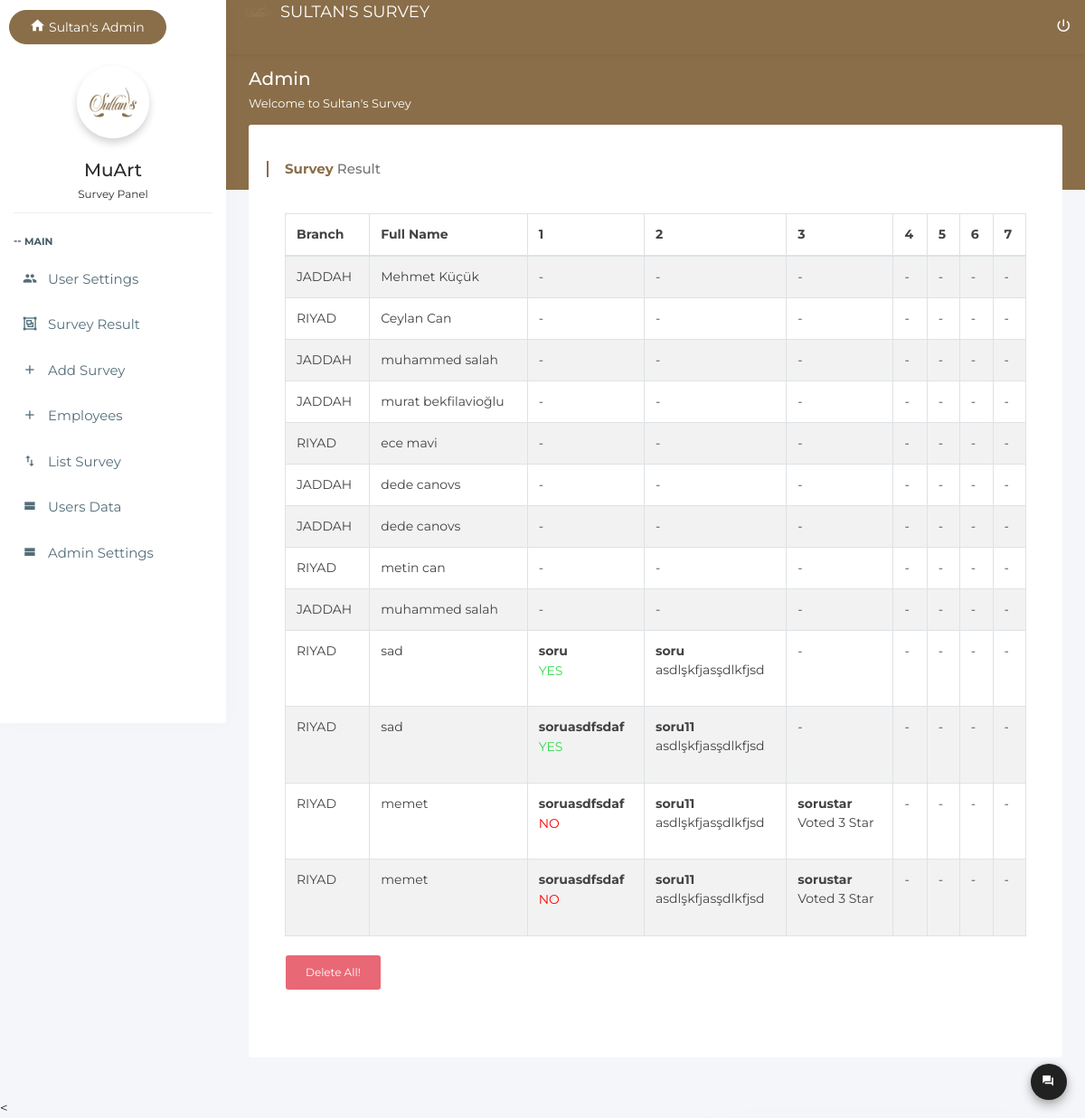
/admin/list-yes-or-no-survey.php (signed in), run on an earlier commit of the app's database.
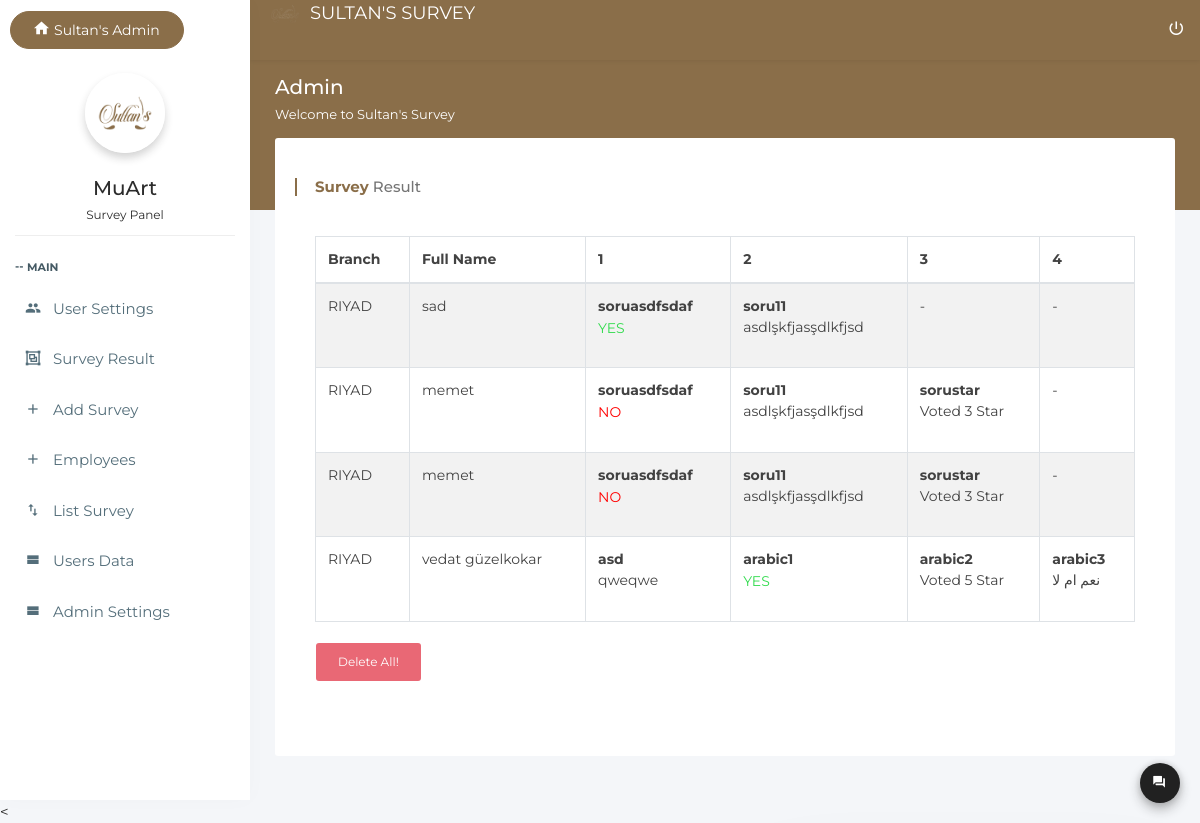
And on a later commit of the database.
### tables this page shows
CREATE TABLE `anket_sonuc` (
  `anket_yesorno_id` int(11) NOT NULL,
  `anket_yesorno_branch` varchar(250) NOT NULL,
  `anket_yesorno_fullname` varchar(500) NOT NULL,
  `anket_yesorno_country` varchar(500) NOT NULL,
  `anket_yesorno_telno` varchar(500) NOT NULL,
  `anket_yesorno_email` varchar(500) NOT NULL
);

CREATE TABLE `anket_sonuc_cevaplar` (
  `sonucID` int(11) NOT NULL,
  `soru` varchar(500) NOT NULL,
  `cevap` varchar(500) NOT NULL,
  `tip` int(11) NOT NULL,
  `aciklama` varchar(500) DEFAULT NULL
);

### utils/anketSonuc.php (the view, shortened to what this page needs)
<?php
	include_once '../settings/init.php';
	$size = 0;
	function anketSonucListele()
	{
		global $db;
		$sql = 'SELECT * FROM anket_sonuc';
		$result = $db->query($sql);
		$data = $result->fetchAll();
		renderTable($data);
	}
	function renderTable($data)
	{
		renderTD();
		foreach ($data as $key) {
			?>
			<tr onclick="window.location.href = 'anket-sonuc-detay.php?anket_id=<?php echo $key['anket_yesorno_id']; ?>'" style="cursor: pointer;">
				<td><?php echo $key['anket_yesorno_branch']; ?></td>
				<td><?php echo $key['anket_yesorno_fullname']; ?></td>
				<?php renderAnswers($key['anket_yesorno_id']);?>
				</tr>
		<?php
		}
	}
	function renderTD()
	{
		global $size;
		for($i = 0;$i<$size ; $i++){
			?>
			<th> <?php echo ($i+1); ?> </th>
			<?php
		}
		?>
			</tr>
			</thead>
			<tbody>
		<?php
	}
	function renderAnswers($id){
		anketCevaplar($id);
	}
	function anketCevaplar($id)
	{
		global $db;
		$sql = "SELECT * FROM anket_sonuc_cevaplar WHERE sonucID={$id}";
		$result = $db->query($sql);
		$data = $result->fetchAll();
		renderLine($data);
	}
	function renderLine($data)
	{
		global $size;
		foreach ($data as $key) {
			?>
            	<td><b><?php echo $key['soru'].'</b>' . '<br>' ; ?>
            	<?php echoType($key); ?></td>
		<?php
		}
		$i = $size;
		while (sizeof($data)<$i) {
			$i--;
			echo '<td> - </td>';
		}
	}
	function echoType($key)
	{
		switch ($key['tip']) {
				case 1:
					echo $key['cevap'];
                    break;
				case 2:
					$color = $key['cevap'] == 'YES'? '#30db4c' : '#ff0000';
					$x='<p style="color:'.$color.'">'. $key['cevap'] .'</p>';
					echo $x;
					break;
				case 3:
					echo 'Voted ' . $key['cevap'] . ' Star';
					break;
			}
	}
	function counter($count){
		global $size;
		if($size <$count){
			$size = $count;
		}
	}

What changed in the data, as far as the page shows it:
removed anket_sonuc: anket_yesorno_branch "JADDAH", anket_yesorno_fullname "Mehmet Küçük"
removed anket_sonuc: anket_yesorno_branch "RIYAD", anket_yesorno_fullname "Ceylan Can"
removed anket_sonuc: anket_yesorno_branch "JADDAH", anket_yesorno_fullname "muhammed salah"
removed anket_sonuc: anket_yesorno_branch "JADDAH", anket_yesorno_fullname "murat bekfilavioğlu"
removed anket_sonuc: anket_yesorno_branch "RIYAD", anket_yesorno_fullname "ece mavi"
removed anket_sonuc: anket_yesorno_branch "JADDAH", anket_yesorno_fullname "dede canovs"
removed anket_sonuc: anket_yesorno_branch "JADDAH", anket_yesorno_fullname "dede canovs"
removed anket_sonuc: anket_yesorno_branch "RIYAD", anket_yesorno_fullname "metin can"
removed anket_sonuc: anket_yesorno_branch "JADDAH", anket_yesorno_fullname "muhammed salah"
removed anket_sonuc: anket_yesorno_branch "RIYAD", anket_yesorno_fullname "sad"
no longer on this page (row unchanged): anket_sonuc_cevaplar: soru "soru", cevap "YES", shown under "RIYAD"
no longer on this page (row unchanged): anket_sonuc_cevaplar: soru "soru", cevap "asdlşkfjasşdlkfjsd", shown under "RIYAD"
added anket_sonuc: anket_yesorno_branch "RIYAD", anket_yesorno_fullname "vedat güzelkokar"
added anket_sonuc_cevaplar: soru "asd", cevap "qweqwe", shown under "RIYAD"
added anket_sonuc_cevaplar: soru "arabic1", cevap "YES", shown under "RIYAD"
added anket_sonuc_cevaplar: soru "arabic2", cevap "5", shown under "RIYAD"
added anket_sonuc_cevaplar: soru "arabic3", cevap "نعم ام لا", shown under "RIYAD"
Also different on the page:
list line gone: "5"
list line gone: "6"
list line gone: "7"
